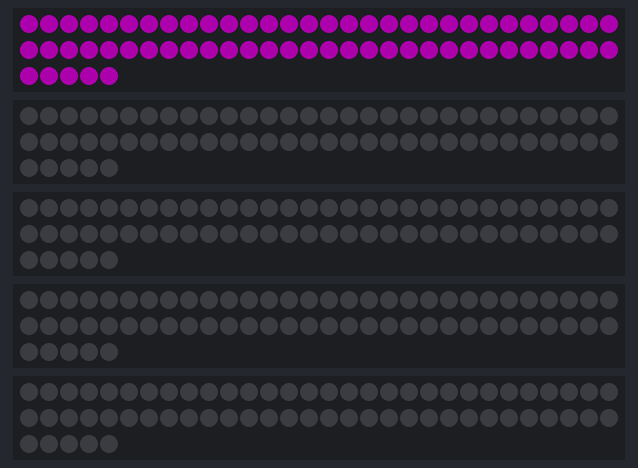
Bench run of a sketch on a simulated Particle Photon. Shown: 5 × 65 RGB LEDs in strip order, left to right, continuing on the next row. Dim RGB values are drawn brighter than linear.

Above: at 0.11 s.
At 0.5 s:
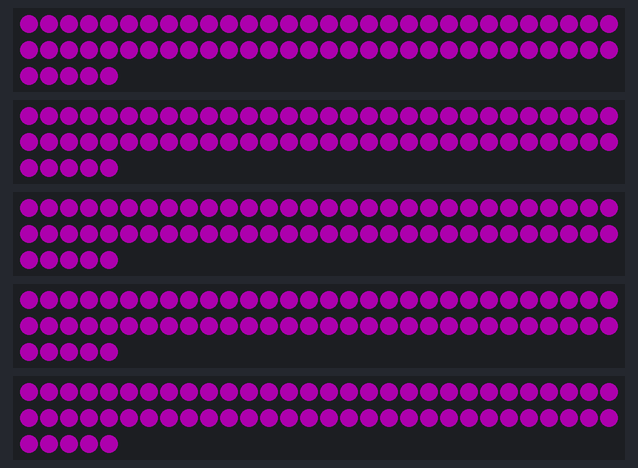

The sketch:

body_suit.ino
```cpp
#include <neopixel.h>

#include "application.h"
#include "Particle.h"
#include "neopixel.h"

void colorMany(int which_ones[], int num, int RGB[]);
void colorOne(uint32_t c, uint8_t wait, int index);

SYSTEM_MODE(AUTOMATIC);

/* Pixel definitions */
#define Bright 100
#define PIXEL_COUNT 65
#define PIXEL_TYPE WS2812

/* Strip definitions */
#define STRIP_1 D2
#define STRIP_2 D3
#define STRIP_3 D4
#define STRIP_4 D5
#define STRIP_5 D6

Adafruit_NeoPixel strip_1(PIXEL_COUNT, STRIP_1, PIXEL_TYPE);
Adafruit_NeoPixel strip_2(PIXEL_COUNT, STRIP_2, PIXEL_TYPE);
Adafruit_NeoPixel strip_3(PIXEL_COUNT, STRIP_3, PIXEL_TYPE);
Adafruit_NeoPixel strip_4(PIXEL_COUNT, STRIP_4, PIXEL_TYPE);
Adafruit_NeoPixel strip_5(PIXEL_COUNT, STRIP_5, PIXEL_TYPE);

/* State definitions */
char* state = "reset";

void setup() {
    //Serial.begin(115200);

    Particle.subscribe("transmitter_ECE364_Megaton", myHandler);
    Serial.begin(9600);

    /* For each strip, initalize a color */
    strip_1.begin();
    strip_1.show();
    strip_1.setPixelColor(0, strip_1.Color(0,0,0));
    pinMode(STRIP_1,OUTPUT);
    digitalWrite(STRIP_1,LOW);

    strip_2.begin();
    strip_2.show();
    strip_2.setPixelColor(0, strip_2.Color(0,0,0));
    pinMode(STRIP_2,OUTPUT);
    digitalWrite(STRIP_2,LOW);

    strip_3.begin();
    strip_3.show();
    strip_3.setPixelColor(0, strip_3.Color(0,0,0));
    pinMode(STRIP_3,OUTPUT);
    digitalWrite(STRIP_3,LOW);

    strip_4.begin();
    strip_4.show();
    strip_4.setPixelColor(0, strip_4.Color(0,0,0));
    pinMode(STRIP_4,OUTPUT);
    digitalWrite(STRIP_4,LOW);

    strip_5.begin();
    strip_5.show();
    strip_5.setPixelColor(0, strip_5.Color(0,0,0));
    pinMode(STRIP_5,OUTPUT);
    digitalWrite(STRIP_5,LOW);

}

void loop() {

    if (strcmp(state, "reset") == 0){
        int choices[] = {1,2,3,4,5};
        int RGB[] = {Bright/2, 0, Bright/2};
        colorMany(choices, 5, RGB);  // all purple

    } else if (strcmp(state, "state1") == 0){
        int turnOff[] = {3,4,5};
        int black[] = {0,0,0};
        colorMany(turnOff, 3, black);  // 1 and 2 red

        int choices[] = {1,2};
        int RGB[] = {Bright, 0, 0};
        colorMany(choices, 2, RGB);  // 1 and 2 red

    } else if (strcmp(state, "state2") == 0){
        int turnOff[] = {1,4,5};
        int black[] = {0,0,0};
        colorMany(turnOff, 3, black);  // 1 and 2 red

        int choices[] = {2,3};
        int RGB[] = {Bright/2, Bright/2, 0};
        colorMany(choices, 2, RGB);  // 2 and 3 orange


    } else if (strcmp(state, "state3") == 0){
        int turnOff[] = {1,2,5};
        int black[] = {0,0,0};
        colorMany(turnOff, 3, black);  // 1 and 2 red

        int choices[] = {3,4};
        int RGB[] = {0, 0, Bright};
        colorMany(choices, 2, RGB);  // 3 and 4 blue

    } else if (strcmp(state, "state4") == 0){
        int choices[] = {1,2,3,4,5};
        int RGB[] = {Bright/3, Bright/3, Bright/3};
        colorMany(choices, 5, RGB);  // all white
    }
}

void colorMany(int which_ones[], int num, int RGB[]) {

  for (int i = 0; i < num; ++i) {
    switch(which_ones[i]) {
      case 1:
        colorOne(strip_1.Color(RGB[0], RGB[1], RGB[2]), 100, which_ones[i]);
        break;
      case 2:
        colorOne(strip_2.Color(RGB[0], RGB[1], RGB[2]), 100, which_ones[i]);
        break;
      case 3:
        colorOne(strip_3.Color(RGB[0], RGB[1], RGB[2]), 100, which_ones[i]);
        break;
      case 4:
        colorOne(strip_4.Color(RGB[0], RGB[1], RGB[2]), 100, which_ones[i]);
        break;
      case 5:
        colorOne(strip_5.Color(RGB[0], RGB[1], RGB[2]), 100, which_ones[i]);
        break;

      default:
        break;
    }
  }

}

void colorOne(uint32_t c, uint8_t wait, int index) {
  uint16_t i;

  switch(index) {
    case 1:
      digitalWrite(STRIP_1,HIGH);
      for(i=0; i<strip_1.numPixels(); i++) {
        strip_1.setPixelColor(i, c);
      }
      strip_1.show();
      break;

    case 2:
      digitalWrite(STRIP_2,HIGH);
      for(i=0; i<strip_2.numPixels(); i++) {
        strip_2.setPixelColor(i, c);
      }
      strip_2.show();
      break;

    case 3:
      digitalWrite(STRIP_3,HIGH);
      for(i=0; i<strip_3.numPixels(); i++) {
        strip_3.setPixelColor(i, c);
      }
      strip_3.show();
      break;

    case 4:
      digitalWrite(STRIP_4,HIGH);
      for(i=0; i<strip_4.numPixels(); i++) {
        strip_4.setPixelColor(i, c);
      }
      strip_4.show();
      break;

    case 5:
      digitalWrite(STRIP_5,HIGH);
      for(i=0; i<strip_5.numPixels(); i++) {
        strip_5.setPixelColor(i, c);
      }
      strip_5.show();
      break;

    default:
      break;

  }

  delay(wait);
}


/* HANDLER */

void myHandler(const char *event, const char *data)
{
    if (data) {
        state = (char*) data;
    }
}
```
